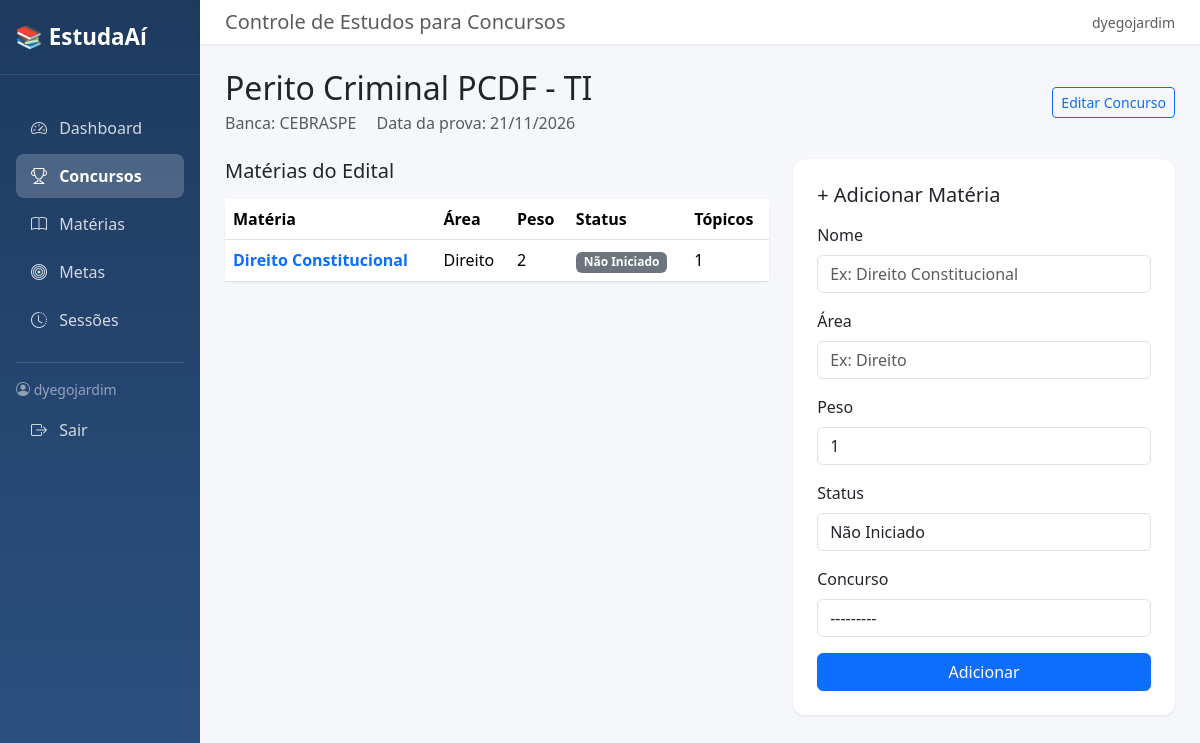
Screenshot of /concursos/4/ (signed in) with the database file from the repository.
### core/models.py (models this page shows, shortened)
class Concurso(models.Model):
    nome = models.CharField('Nome do Concurso', max_length=200)
    banca = models.CharField('Banca', max_length=100, blank=True)
    data_prova = models.DateField('Data da Prova', null=True, blank=True)
    usuario = models.ForeignKey(User, on_delete=models.CASCADE)
    class Meta:
        verbose_name = 'Concurso'
        verbose_name_plural = 'Concursos'
        ordering = ['data_prova']
    def __str__(self):
        return self.nome

class Materia(models.Model):
    STATUS_CHOICES = [
        ('nao_iniciado', 'Não Iniciado'),
        ('em_andamento', 'Em Andamento'),
        ('revisado', 'Revisado'),
        ('dominado', 'Dominado'),
    ]
    nome = models.CharField('Nome', max_length=200)
    area = models.CharField('Área', max_length=100, blank=True)
    peso = models.IntegerField('Peso', default=1, help_text='Importância da matéria (1-10)')
    status = models.CharField('Status', max_length=20, choices=STATUS_CHOICES, default='nao_iniciado')
    concurso = models.ForeignKey(Concurso, on_delete=models.SET_NULL, null=True, blank=True)
    usuario = models.ForeignKey(User, on_delete=models.CASCADE)
    class Meta:
        verbose_name = 'Matéria'
        verbose_name_plural = 'Matérias'
        ordering = ['nome']

### core/views.py (the view)
# urls.py: path('concursos/<int:pk>/', views.detalhe_concurso, name='detalhe_concurso'),
@login_required
def detalhe_concurso(request, pk):
    concurso = get_object_or_404(Concurso, pk=pk, usuario=request.user)
    materias = Materia.objects.filter(concurso=concurso, usuario=request.user)
    if request.method == 'POST':
        form = MateriaForm(request.POST)
        if form.is_valid():
            materia = form.save(commit=False)
            materia.concurso = concurso
            materia.usuario = request.user
            materia.save()
            return redirect('core:detalhe_concurso', pk=concurso.pk)
    else:
        form = MateriaForm()
    return render(request, 'core/concurso_detail.html', {
        'concurso': concurso,
        'materias': materias,
        'form': form,
    })

### core/forms.py
class MateriaForm(forms.ModelForm):
    class Meta:
        model = Materia
        fields = ['nome', 'area', 'peso', 'status', 'concurso']
        widgets = {
            'nome': forms.TextInput(attrs={'class': 'form-control', 'placeholder': 'Ex: Direito Constitucional'}),
            'area': forms.TextInput(attrs={'class': 'form-control', 'placeholder': 'Ex: Direito'}),
            'peso': forms.NumberInput(attrs={'class': 'form-control', 'min': 1, 'max': 10}),
            'status': forms.Select(attrs={'class': 'form-control'}),
            'concurso': forms.Select(attrs={'class': 'form-control'}),
        }

### templates/core/concurso_detail.html (shortened to what this page needs)
{% extends 'core/base.html' %}
{% block nav_concursos %}active{% endblock %}
{% block content %}
<div class="d-flex justify-content-between align-items-center mb-4">
    <div>
        <h2 class="mb-1">{{ concurso.nome }}</h2>
        {% if concurso.banca %}<span class="text-muted">Banca: {{ concurso.banca }}</span>{% endif %}
        {% if concurso.data_prova %}<span class="text-muted ms-3">Data da prova: {{ concurso.data_prova|date:'d/m/Y' }}</span>{% endif %}
    </div>
    <a href="{% url 'core:editar_concurso' concurso.pk %}" class="btn btn-outline-primary btn-sm">Editar Concurso</a>
</div>
<div class="row">
    <div class="col-md-7">
        <h5 class="mb-3">Matérias do Edital</h5>
        {% if materias %}
        <div class="card card-stat">
            <div class="card-body p-0">
                <table class="table table-hover mb-0">
                    <thead>
                        <tr>
                            <th>Matéria</th>
                            <th>Área</th>
                            <th>Peso</th>
                            <th>Status</th>
                            <th>Tópicos</th>
                        </tr>
                    </thead>
                    <tbody>
                        {% for materia in materias %}
                        <tr>
                            <td><a href="{% url 'core:detalhe_materia' materia.pk %}" class="text-decoration-none fw-semibold">{{ materia.nome }}</a></td>
                            <td>{{ materia.area|default:"-" }}</td>
                            <td>{{ materia.peso }}</td>
                            <td>
                                {% if materia.status == 'dominado' %}<span class="badge bg-success">Dominado</span>
                                {% elif materia.status == 'revisado' %}<span class="badge bg-info">Revisado</span>
                                {% elif materia.status == 'em_andamento' %}<span class="badge bg-warning">Em Andamento</span>
                                {% else %}<span class="badge bg-secondary">Não Iniciado</span>{% endif %}
                            </td>
                            <td>{{ materia.topicos.count }}</td>
                        </tr>
                        {% endfor %}
                    </tbody>
                </table>
            </div>
        </div>
        {% else %}
        <div class="card card-stat p-4 text-center text-muted">
            Nenhuma matéria cadastrada ainda.
        </div>
        {% endif %}
    </div>
    <div class="col-md-5">
        <div class="card card-stat p-4">
            <h5 class="mb-3">+ Adicionar Matéria</h5>
            <form method="post">
                {% for field in form %}
                <div class="mb-3">
                    <label class="form-label">{{ field.label }}</label>
                    {{ field }}
                </div>
                {% endfor %}
                <button type="submit" class="btn btn-primary w-100">Adicionar</button>
            </form>
        </div>
    </div>
</div>
{% endblock %}

### templates/core/base.html (shortened to what this page needs)
<!DOCTYPE html>
<html lang="pt-br">
<head>
    <link href="https://cdn.jsdelivr.net/npm/bootstrap@5.3.2/dist/css/bootstrap.min.css" rel="stylesheet">
    <link href="https://cdn.jsdelivr.net/npm/bootstrap-icons@1.11.1/font/bootstrap-icons.css" rel="stylesheet">
</head>
<body>
<div class="container-fluid">
    <div class="row">
        <div class="col-md-3 col-lg-2 sidebar p-0">
            <div class="sidebar-brand">
                📚 EstudaAí
            </div>
            <div class="p-3">
                <ul class="nav flex-column">
                    <li class="nav-item">
                        <a href="{% url 'core:dashboard' %}" class="nav-link {% block nav_dashboard %}{% endblock %}">
                            <i class="bi bi-speedometer2"></i> Dashboard
                        </a>
                    </li>
                    <li class="nav-item">
                        <a href="{% url 'core:lista_concursos' %}" class="nav-link {% block nav_concursos %}{% endblock %}">
                            <i class="bi bi-trophy"></i> Concursos
                        </a>
                    </li>
                    <li class="nav-item">
                        <a href="{% url 'core:lista_materias' %}" class="nav-link {% block nav_materias %}{% endblock %}">
                            <i class="bi bi-book"></i> Matérias
                        </a>
                    </li>
                    <li class="nav-item">
                        <a href="{% url 'core:lista_metas' %}" class="nav-link {% block nav_metas %}{% endblock %}">
                            <i class="bi bi-bullseye"></i> Metas
                        </a>
                    </li>
                    <li class="nav-item">
                        <a href="{% url 'core:lista_sessoes' %}" class="nav-link {% block nav_sessoes %}{% endblock %}">
                            <i class="bi bi-clock-history"></i> Sessões
                        </a>
                    </li>
                </ul>
                <hr class="text-white-50 my-3">
                <div class="text-white-50 small mb-2">
                    <i class="bi bi-person-circle"></i>
                    {{ user.username }}
                </div>
                                <a href="{% url 'core:logout' %}" class="nav-link">
                    <i class="bi bi-box-arrow-right"></i> Sair
                </a>
            </div>
        </div>
        <div class="col-md-9 col-lg-10 p-0">
            <nav class="navbar-top d-flex justify-content-between align-items-center">
                <h5 class="mb-0 text-muted">Controle de Estudos para Concursos</h5>
                <span class="text-muted small">{{ user.username }}</span>
            </nav>
            <div class="main-content">
                {% block content %}
                {% endblock %}
            </div>
        </div>
    </div>
</div>
</body>
</html>

### templates/core/base.html (style rules this page uses)
body { background-color: #f5f7fb; }
.sidebar { background: linear-gradient(180deg, #1e3a5f 0%, #2c5282 100%); min-height: 100vh; color: white; }
.sidebar .nav-link { color: rgba(255, 255, 255, 0.8); border-radius: 8px; margin-bottom: 4px; padding: 10px 15px; transition: all 0.2s; }
.sidebar .nav-link.active { color: white; background-color: rgba(255, 255, 255, 0.2); font-weight: 600; }
.sidebar .nav-link i { margin-right: 8px; width: 20px; text-align: center; }
.sidebar-brand { padding: 20px 15px; font-size: 1.4rem; font-weight: 700; color: white; border-bottom: 1px solid rgba(255, 255, 255, 0.1); margin-bottom: 15px; }
.card-stat { border: none; border-radius: 12px; box-shadow: 0 1px 3px rgba(0, 0, 0, 0.08); }
.main-content { padding: 25px; }
.navbar-top { background: white; box-shadow: 0 1px 3px rgba(0, 0, 0, 0.08); padding: 10px 25px; }

### rows the page displays
Concurso: nome "Perito Criminal PCDF - TI", banca "CEBRASPE", data_prova "21/11/2026"
Materia: nome "Direito Constitucional", area "Direito", peso "2", status "Não Iniciado", topicos.count "1"

### other values shown
{{ user.username }} "dyegojardim"
{{ field.label }} "Nome" "Área" "Peso" "Status" "Concurso"
